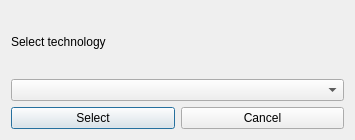
<?xml version="1.0" encoding="UTF-8"?>
<ui version="4.0">
 <class>dlgSelectTech</class>
 <widget class="QDialog" name="dlgSelectTech">
  <property name="geometry">
   <rect>
    <x>0</x>
    <y>0</y>
    <width>355</width>
    <height>140</height>
   </rect>
  </property>
  <property name="windowTitle">
   <string>Dialog</string>
  </property>
  <layout class="QGridLayout" name="gridLayout">
   <item row="3" column="0">
    <widget class="QPushButton" name="btnOk">
     <property name="text">
      <string>Select</string>
     </property>
    </widget>
   </item>
   <item row="1" column="0">
    <widget class="QLabel" name="label">
     <property name="text">
      <string>Select technology</string>
     </property>
    </widget>
   </item>
   <item row="3" column="1">
    <widget class="QPushButton" name="btnCancel">
     <property name="text">
      <string>Cancel</string>
     </property>
    </widget>
   </item>
   <item row="2" column="0" colspan="2">
    <widget class="QComboBox" name="cbTechList"/>
   </item>
  </layout>
 </widget>
 <resources/>
 <connections/>
</ui>
